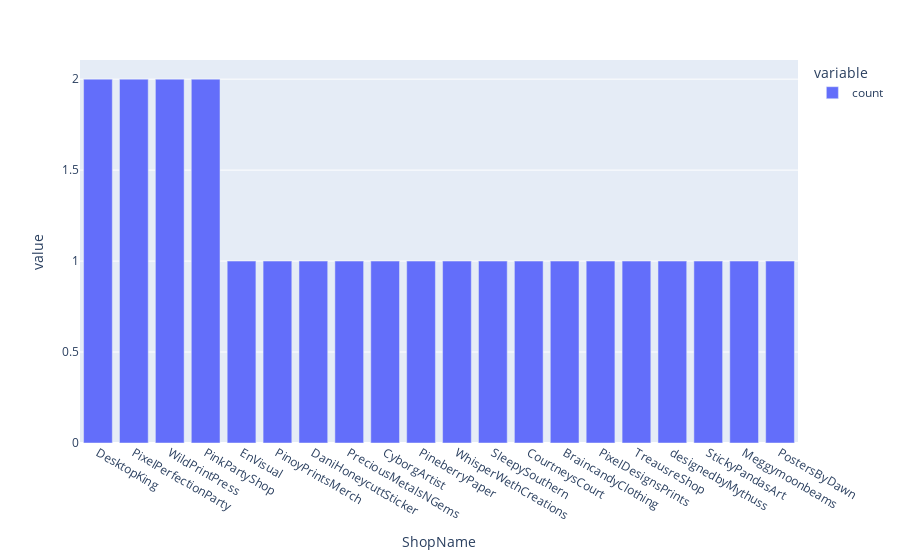

Here is the notebook cell this chart was saved with:
### Code cell
fig = px.bar(df.ShopName.value_counts().head(20))
fig.show()

### Figure 1 — Plotly figure (JSON) as saved in the notebook; plotly's stock layout.template omitted (floating-point values rounded to 4 significant figures)
{"data": [{"alignmentgroup": "True", "hovertemplate": "variable=count<br>ShopName=%{x}<br>value=%{y}<extra></extra>", "legendgroup": "count", "marker": {"color": "#636efa", "pattern": {"shape": ""}}, "name": "count", "offsetgroup": "count", "orientation": "v", "showlegend": true, "textposition": "auto", "type": "bar", "x": ["DesktopKing", "PixelPerfectionParty", "WildPrintPress", "PinkPartyShop", "EnVisual", "PinoyPrintsMerch", "DaniHoneycuttSticker", "PreciousMetalsNGems", "CyborgArtist", "PineberryPaper", "WhisperWethCreations", "SleepySouthern", "CourtneysCourt", "BraincandyClothing", "PixelDesignsPrints", "TreausreShop", "designedbyMythuss", "StickyPandasArt", "Meggymoonbeams", "PostersByDawn"], "xaxis": "x", "y": [2, 2, 2, 2, 1, 1, 1, 1, 1, 1, 1, 1, 1, 1, 1, 1, 1, 1, 1, 1], "yaxis": "y"}], "layout": {"barmode": "relative", "legend": {"title": {"text": "variable"}, "tracegroupgap": 0}, "margin": {"t": 60}, "xaxis": {"anchor": "y", "domain": [0, 1], "title": {"text": "ShopName"}}, "yaxis": {"anchor": "x", "domain": [0, 1], "title": {"text": "value"}}}}
